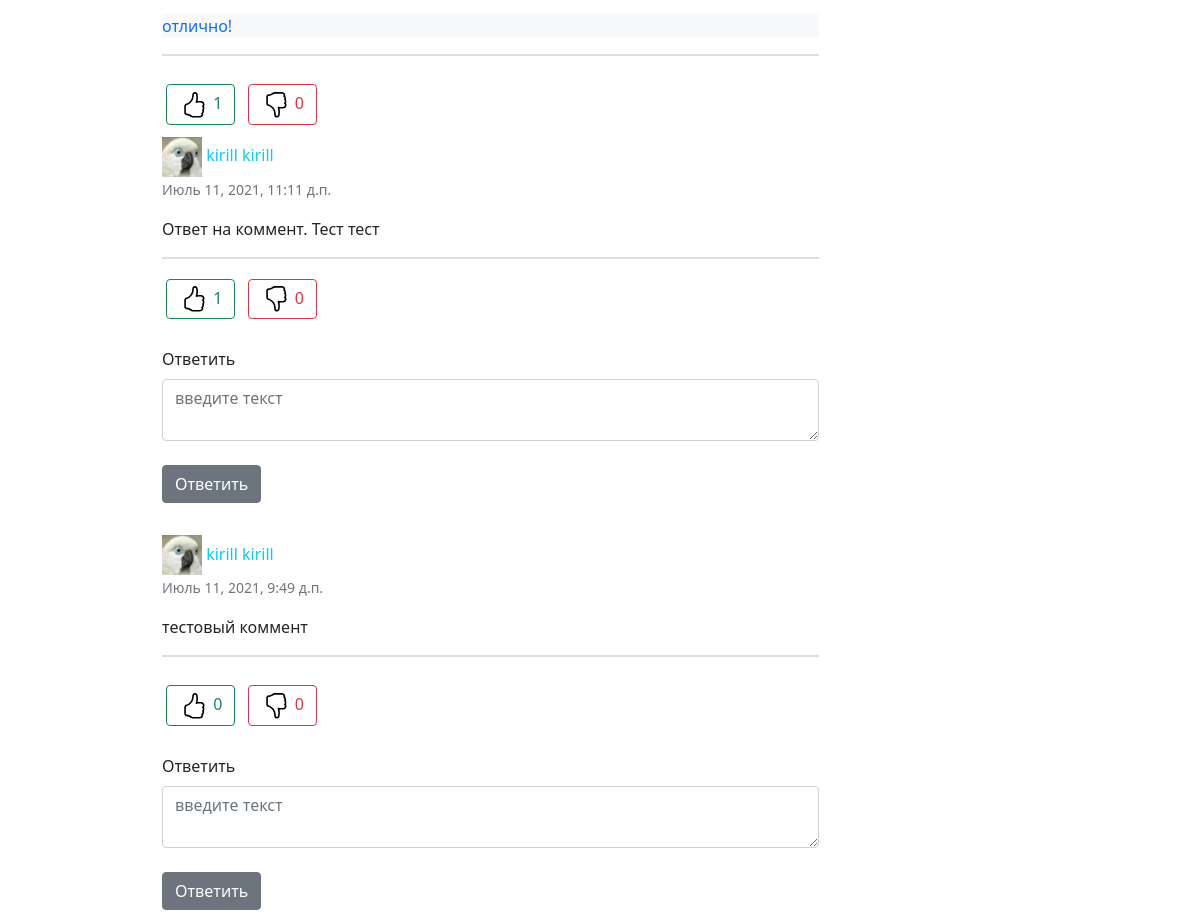
The page /article/14/ (middle part) on the database as committed earlier.
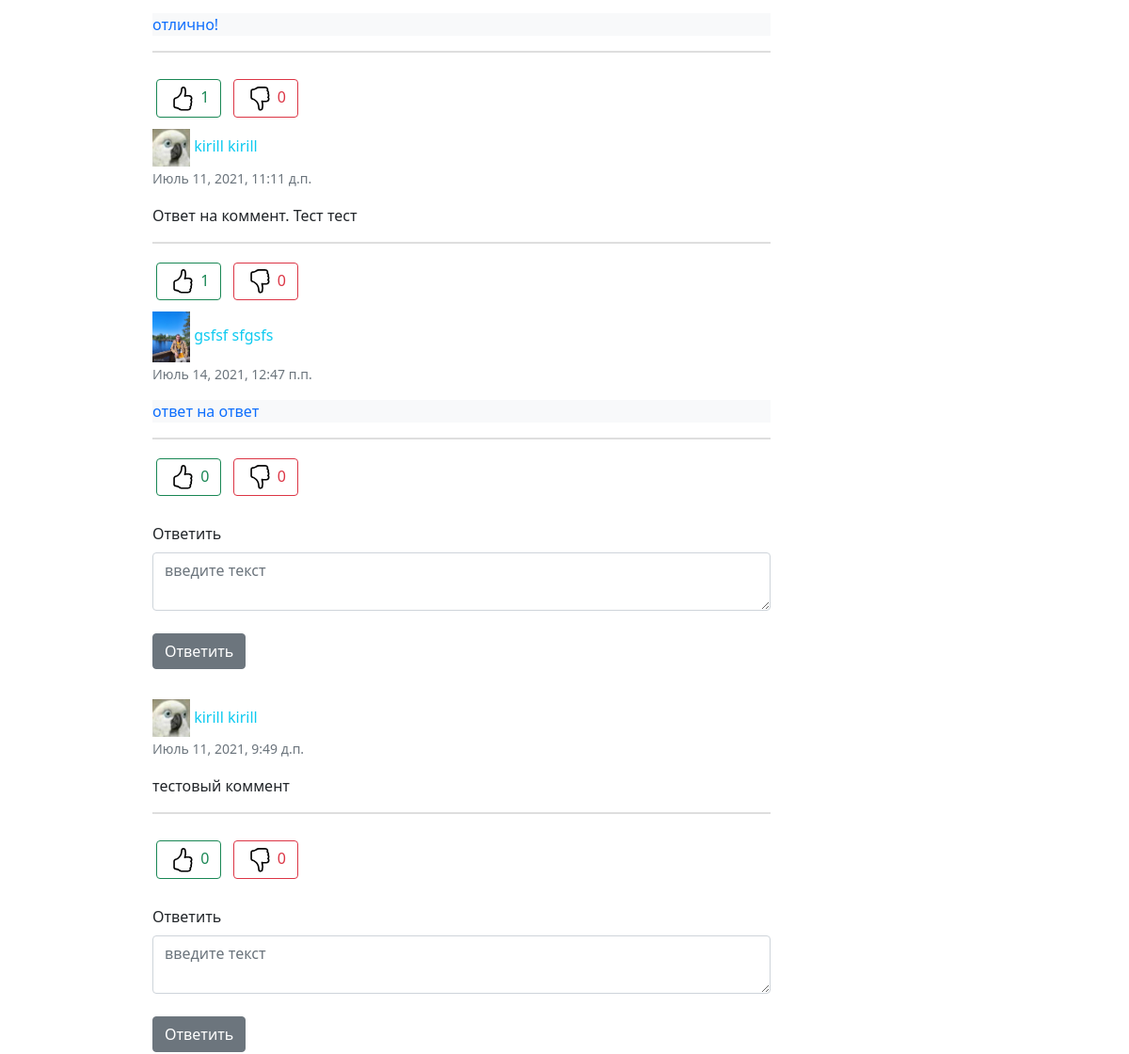
The same page on the database as committed later.
### article/models.py (models this page shows, shortened)
class Comment(models.Model):
    user = models.ForeignKey(User, on_delete=models.CASCADE)
    article = models.ForeignKey(Article, on_delete=models.CASCADE)
    text = models.TextField(blank=True)
    created_at = models.DateTimeField(auto_now_add=True)
    updated_at = models.DateTimeField(auto_now=True)
    is_for_comment = models.BooleanField(default=False)
    @property
    def get_author_name(self):
        author_name = self.user.get_full_name()
        return author_name
    @property
    def get_author_avatar(self):
        author_avatar = self.user.image
        return author_avatar
    def get_total_likes(self):
        likes = CommentsLike.objects.filter(comment=self, is_liked=True)
        return len(likes)
    def get_total_dislikes(self):
        likes = CommentsLike.objects.filter(comment=self, is_disliked=True)
        return len(likes)
    @property
    def get_comments(self):
        comment_replies = CommentOnComment.objects.filter(comment=self)
        return comment_replies

class CommentOnComment(Comment):
    comment = models.ForeignKey(Comment, on_delete=models.CASCADE, related_name='comments')

### authapp/models.py (models this page shows, shortened)
class User(AbstractUser):
    image = models.ImageField(upload_to='users_avatars', blank=True, default='users_avatars/default.jpg')
    birthday = models.DateField(blank=True, null=True)
    def __str__(self):
        return self.username

### article/views.py (the view)
# urls.py: path('<int:pk>/', article.ArticleView.as_view(), name='article'),
class ArticleView(DetailView):
    model = Article
    template_name = 'article/article.html'
    def get_context_data(self, **kwargs):
        context = super().get_context_data(**kwargs)
        context['articles'] = Article.objects.filter(topic=self.kwargs.get('pk'))
        context['comments'] = Comment.objects.filter(article=self.kwargs.get('pk'), is_for_comment=False)
        return context

### article/models.py (called while the page is built)
    def get_total_likes(self):
        likes = Like.objects.filter(article=self, is_liked=True, is_for_comment=False)
        return len(likes)

    def get_total_dislikes(self):
        likes = Like.objects.filter(article=self, is_disliked=True, is_for_comment=False)
        return len(likes)

### context_processor.py (called while the page is built)
def topic_list(request):
    return {"topic_list": Topic.objects.all()}

### hub/models.py (called while the page is built)
    def __str__(self):
        return self.name

### article/templates/article/article.html (shortened to what this page needs)
{% extends 'article/base.html' %}
{% load static %}
{% block content %}
    <div class="container w-75">
        {% include 'article/includes/inc_comments.html' %}
    </div>
{% endblock %}

### article/templates/article/includes/inc_comments.html (shortened to what this page needs)
{% for comment in comments %}
    <header class="accordion-header mt-2 w-75">
        <a href="user" class="text-info" title="Автор публикации" style="text-decoration: none;">
            <img src="/media/{{ comment.get_author_avatar }}" width="40" height="40" class="img-fluid"
                 alt="img">
            <span class="text">{{ comment.get_author_name }}</span>
        </a>
        <p class="timelist text-muted"><small>{{ comment.created_at }}</small></p>
    </header>
    <div class="media-list media-bordered mt-2 w-75">
        <div class="media">
            <div class="media-body {% if comment.user.pk == article.user.pk %}bg-light text-primary{% endif %}">
                {{ comment.text }}
            </div>
            <hr style="border: 1px solid grey;">
        </div>
    </div>
    <div class="panel-heading w-75 mt-4">
        <form action="{% url 'article:like_comment' comment.pk %}" method="POST">
            <button class="btn btn-outline-success m-1" type="submit" name="like_action" value="like">
                {{ comment.get_total_likes }}</button>
            <button class="btn btn-outline-danger m-1" type="submit" name="like_action" value="dislike">
                {{ comment.get_total_dislikes }}</button>
        </form>
        </div>
    {% for reply in comment.get_comments %}
        <header class="accordion-header mt-2 w-75">
            <a href="user" class="text-info" title="Автор публикации" style="text-decoration: none;">
                <img src="/media/{{ reply.get_author_avatar }}" width="40" height="40" class="img-fluid"
                     alt="img">
                <span class="text">{{ reply.get_author_name }}</span>
            </a>
            <p class="timelist text-muted"><small>{{ reply.created_at }}</small></p>
        </header>
        <div class="media-list media-bordered mt-2 w-75">
            <div class="media">
                <div class="media-body {% if reply.user.pk == article.user.pk %}bg-light text-primary{% endif %}">
                    {{ reply.text }}
                </div>
                <hr style="border: 1px solid grey;">
            </div>
        </div>
        <form action="{% url 'article:like_comment' reply.pk %}" method="POST">
            <button class="btn btn-outline-success m-1" type="submit" name="like_action" value="like">
                {{ reply.get_total_likes }}</button>
            <button class="btn btn-outline-danger m-1" type="submit" name="like_action" value="dislike">
                {{ reply.get_total_dislikes }}</button>
        </form>
    {% endfor %}
    <form class="form" action="{% url 'article:reply_comment' comment.pk %}" method="POST">
        <div class="form-body">
            <div class="form-group">
                <label class="mt-4 w-75" for="review-desc-comment">Ответить
                </label>
                <textarea class="form-control w-75 mt-2" id="review-desc-comment" name="text"
                          placeholder="введите текст" rows="2"></textarea>
            </div>
            <button class="btn btn-secondary mt-4 mb-4" type="submit">
                Ответить
            </button>
        </div>
    </form>
{% endfor %}

Rows that differ between the two databases and show on the page:
added CommentOnComment: get_author_avatar (picture), get_author_name "gsfsf sfgsfs", created_at "Июль 14, 2021, 12:47 п.п.", text "ответ на ответ", get_total_likes "0", get_total_dislikes "0", shown under Comment "отлично!"
